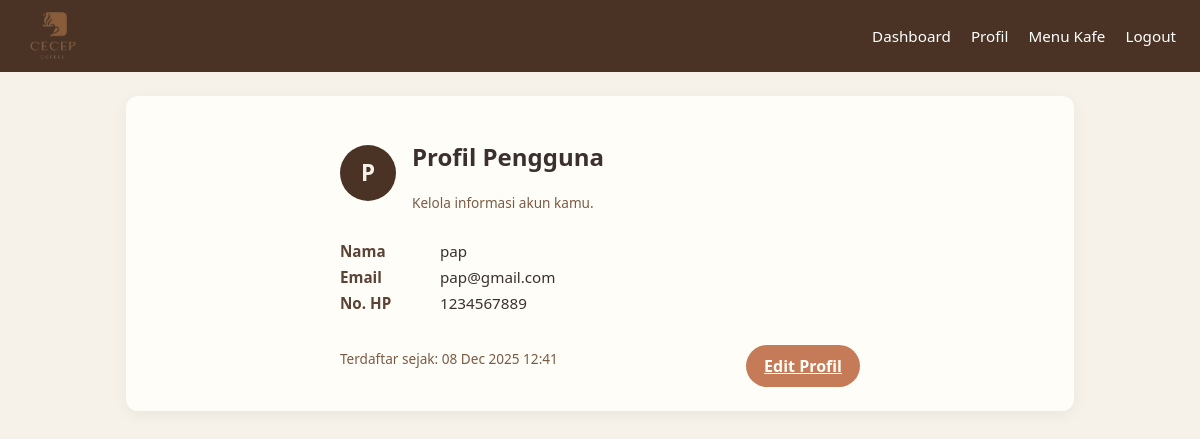
The app's page /Profile/ProfileIndex.php (signed in) with its own data.
### tables this page shows
CREATE TABLE `users` (
  `id` int(11) NOT NULL,
  `name` varchar(100) NOT NULL,
  `email` varchar(100) NOT NULL,
  `password_hash` varchar(255) NOT NULL,
  `phone` varchar(20) DEFAULT NULL,
  `created_at` timestamp NOT NULL DEFAULT current_timestamp(),
  `updated_at` timestamp NOT NULL DEFAULT current_timestamp() ON UPDATE current_timestamp()
);

### Profile/ProfileIndex.php (the view, shortened to what this page needs)
<?php
require '../config.php';
$stmt = $conn->prepare("SELECT name, email, phone, created_at FROM users WHERE id = ?");
$stmt->bind_param("i", $_SESSION['user_id']);
$stmt->execute();
$result = $stmt->get_result();
$user = $result->fetch_assoc();
$initial = strtoupper(substr($user['name'], 0, 1));
$createdAt = date('d M Y H:i', strtotime($user['created_at']));
?>
<!DOCTYPE html>
<html lang="id">
<head>
    <link rel="stylesheet" href="../assets/style.css">
</head>
<body>
<header class="main-header">
    <img class="logo" src="/cafe_db/img/icon.png" alt="logo">
    <nav>
        <a href="../Dashboard/Dashboard.php">Dashboard</a>
        <a href="../Profile/ProfileIndex.php">Profil</a>
        <a href="../Menu/MenuIndex.php">Menu Kafe</a>
        <a href="../logout.php">Logout</a>
    </nav>
</header>
<main class="content">
    <section class="profile-card">
        <div class="profile-header">
            <div class="avatar-circle">
                <?= htmlspecialchars($initial) ?>
            </div>
            <div>
                <h2>Profil Pengguna</h2>
                <p class="muted">Kelola informasi akun kamu.</p>
            </div>
        </div>
        <div class="profile-info">
            <div class="profile-row">
                <span class="profile-label">Nama</span>
                <span class="profile-value"><?= htmlspecialchars($user['name']) ?></span>
            </div>
            <div class="profile-row">
                <span class="profile-label">Email</span>
                <span class="profile-value"><?= htmlspecialchars($user['email']) ?></span>
            </div>
            <div class="profile-row">
                <span class="profile-label">No. HP</span>
                <span class="profile-value">
                    <?= $user['phone'] ? htmlspecialchars($user['phone']) : '<span class="muted">Belum diisi</span>' ?>
                </span>
            </div>
        </div>
        <div class="profile-footer">
            <span class="profile-date">Terdaftar sejak: <?= htmlspecialchars($createdAt) ?></span>
            <a href="../Profile/ProfileEdit.php" class="btn-primary">Edit Profil</a>
        </div>
    </section>
</main>
</body>
</html>

### assets/style.css (style rules this page uses)
body { margin: 0; font-family: system-ui, -apple-system, BlinkMacSystemFont, "Segoe UI", sans-serif; background-color: #f7f2e9; color: #3b2f2f; }
.main-header { background-color: #4a3325; color: #f7f2e9; padding: 12px 24px; display: flex; justify-content: space-between; align-items: center; }
.main-header .logo { height: 48px; width: 58px; object-fit: contain; display: block; }
.main-header nav a { color: #ffffff; text-decoration: none; margin-left: 16px; font-size: 0.95rem; }
.content { max-width: 900px; margin: 24px auto; padding: 24px; background-color: #fffdf8; border-radius: 12px; box-shadow: 0 4px 16px rgba(0, 0, 0, 0.05); }
.btn-primary { margin-top: 16px; padding: 10px 18px; border-radius: 999px; border: none; background-color: #c57b57; color: #fffdf8; font-weight: 600; cursor: pointer; }
.muted { font-size: 0.85rem; color: #7a5b45; }
.profile-card { max-width: 520px; margin: 0 auto; }
.profile-header { display: flex; align-items: center; gap: 16px; margin-bottom: 16px; }
.avatar-circle { width: 56px; height: 56px; border-radius: 999px; background-color: #4a3325; color: #f7f2e9; display: flex; align-items: center; justify-content: center; font-weight: 700; font-size: 1.4rem; }
.profile-info { margin-bottom: 16px; margin-top: 4px; }
.profile-row { display: flex; gap: 10px; margin-bottom: 6px; font-size: 0.95rem; }
.profile-label { width: 90px; font-weight: 600; color: #5b4335; }
.profile-value { flex: 1; }
.profile-footer { display: flex; justify-content: space-between; align-items: center; gap: 12px; margin-top: 8px; }
.profile-date { font-size: 0.85rem; color: #7a5b45; }

### records on screen
users: name "P", name "pap", email "pap@gmail.com", phone "1234567889", created_at "08 Dec 2025 12:41"
